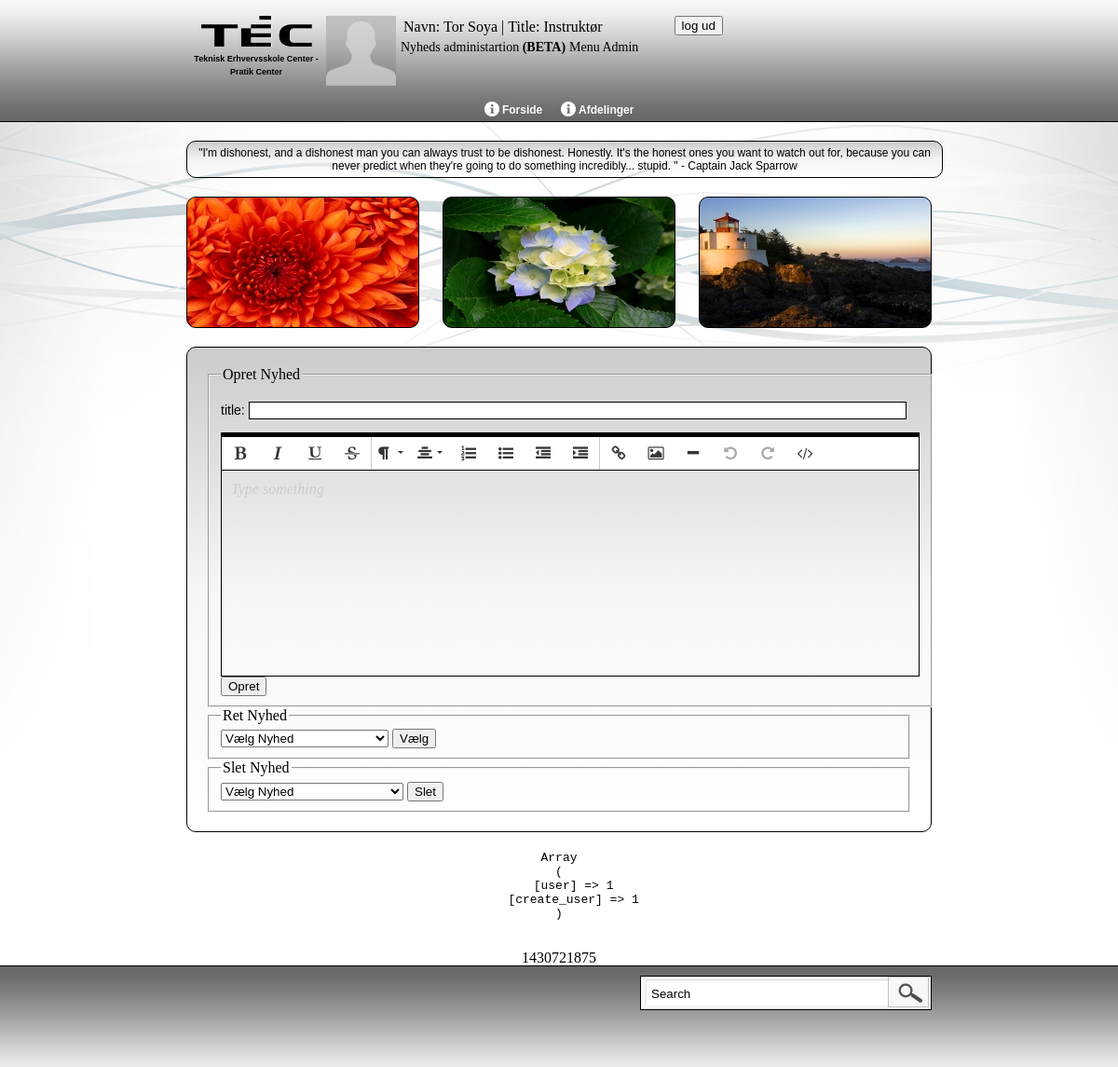
Page /Site/index.php?administration=Nyhed (signed in) on the committed database.
### tables this page shows
CREATE TABLE IF NOT EXISTS `user` (
  `id` int(11) NOT NULL,
  `password` char(128) NOT NULL,
  `fName` varchar(40) DEFAULT NULL,
  `lName` varchar(50) DEFAULT NULL,
  `pic` varchar(255) DEFAULT NULL,
  `email` varchar(35) DEFAULT NULL,
  `phone` int(11) DEFAULT NULL,
  `address` varchar(100) DEFAULT NULL,
  `bDay` date DEFAULT NULL,
  `maincurse` int(11) DEFAULT NULL,
  `edu` int(11) DEFAULT NULL,
  `eduEnd` date DEFAULT NULL
);

CREATE TABLE IF NOT EXISTS `roles` (
  `id` int(11) NOT NULL,
  `name` varchar(45) DEFAULT NULL
);

CREATE TABLE IF NOT EXISTS `main_menu_cat` (
  `id` int(11) NOT NULL,
  `menu_cat_name` varchar(255) NOT NULL,
  `sort_nr` int(11) NOT NULL,
  `icon` text
);

CREATE TABLE IF NOT EXISTS `quotes` (
  `id` int(11) NOT NULL,
  `quote` varchar(255) NOT NULL,
  `date` int(2) NOT NULL
);

CREATE TABLE IF NOT EXISTS `images` (
  `image_id` int(11) NOT NULL,
  `image_navn` varchar(255) NOT NULL,
  `image_small` text NOT NULL,
  `image_big` text NOT NULL,
  `image_date` int(11) NOT NULL,
  `fk_album_id` int(11) NOT NULL
);

### Site/include/administartion/CRUD_nyhed.php (the view, shortened to what this page needs)
<?php if(!isset($_POST['select_event'])) { ?>
<fieldset>
<legend>Opret Nyhed</legend>
<form action="" method="post" enctype="multipart/form-data">
<p>title: <input type="text" name="title" style="min-width:700px; border:#000 solid 1px;" required="required" /></p>
<input type="submit" name="opret_news" value="Opret" />
</form>
</fieldset>
<?php } ?>
<?php if(!isset($_POST['select_event'])) { ?>
	<fieldset>
	<legend>Ret Nyhed</legend>
		<form action="" method="post">
			<select name="agenda"  style="max-width:700px;">
				<option>V&aelig;lg Nyhed</option>
			</select>
			<input type="submit" name="select_event" value="V&aelig;lg" />
		</form>
	</fieldset>
	<?php } else if(isset($_POST['select_event'])) {
	$id = $_POST['agenda'];
	$up_agenda_sql = "SELECT * FROM news WHERE id = '$id'";
	$up_agenda_result = mysqli_query($db_conn,$up_agenda_sql) or die (mysqli_error($db_conn));
	$up_agenda_row = mysqli_fetch_assoc($up_agenda_result);
	?>
    <fieldset>
    <legend>Ret Nyhed</legend>
    <form action="" method="post" enctype="multipart/form-data">
    <p>title: <input type="text" value="<?php echo $up_agenda_row['titel']; ?>" name="ret_title"  style="min-width:700px; border:#000 solid 1px;" required="required"/></p>
    <textarea id="nyhed" name="text"><?php echo $up_agenda_row['txt']; ?></textarea>
    <input type="hidden" value="<?php echo $id ?>" name="id" />
    <input type="submit" name="ret_agenda" value="Ret" />
    </form>
    </fieldset>
    <?php
}
?>
<fieldset>
<legend>Slet Nyhed</legend>
    <form action="" method="post">
        <select name="agenda" style="max-width:700px;">
            <option>V&aelig;lg Nyhed</option>
        </select>
        <input type="submit" name="slet_event" onclick="return confirm('Er du sikker p&aring; at du vil slette?');" value="Slet" />
    </form>
</fieldset>

### Site/include/User_module/logged_in.php (shortened to what this page needs)
<?php
	$user = $_SESSION['user'];
	$user_sql = "Select * From user WHERE id = '$user'";
	$user_result = mysqli_query($db_conn,$user_sql) or die (mysqli_error($db_conn));
	$user_row = mysqli_fetch_assoc($user_result);
	$title_sql = "Select * From userRoles
                    Inner Join roles On roles.id = userRoles.roleId
                    Inner Join user On user.id = userRoles.userId
                    Where user.id = '$user' Order By userRoles.roleId DESC";
	$title_result = mysqli_query($db_conn,$title_sql) or die (mysqli_error($db_conn));
	$user_title = mysqli_fetch_assoc($title_result);
	if ($user_title['name'] == '')
	{
		$title = "Elev";
	}
	else
	{
		$title = $user_title['name'];
	}
?>
<div>
<div class="profile_image" style=" padding-right:5px; float:left;height:75px; width:75px;">
	<img height="75" src="img/profile/<?php echo $user_row['pic']; ?>" />
</div>
<div style="float:left">
<table>
	<tr>
    	<td>Navn:</td>
        <td><?php echo $user_row['fName'].' '.$user_row['lName']; ?> | </td>
    	<td>Title:</td>
        <td><?php echo $title; ?></td>
    </tr>
</table>
</div>
<div style="float:left">
<a href="index.php?administration=Nyhed">Nyheds administartion <strong>(BETA)</strong></a>
    <a href="index.php?administration=menu">Menu Admin</a>
</div>
<form action="" method="post">
<input type="submit" name="logud" value="log ud" />
</form>
</div>

### Site/include/navbox.php (shortened to what this page needs)
<nav>
    <ul>
        <?php
            $nav_sql="SELECT * FROM main_menu_cat" ;
            $nav_result= mysqli_query($db_conn, $nav_sql) or die (mysqli_error($db_conn));
            while ($nav_row= mysqli_fetch_assoc($nav_result))
            {
                $nav_cat_id=$nav_row['id'];
                if($nav_row['icon']==NULL)
                {
                    $nav_image='<img src="img/icons/003w.png" />';
                }
                else
                {
                    $nav_image="<img src='".$nav_row['icon']."' />";
                } ?>
                <li>
                    <?php echo $nav_image.' '; echo $nav_row['menu_cat_name']; ?>
                    <?php
                    $sub_nav_sql = "select * from main_menu_subcat Where fk_menu_cat_id = '$nav_cat_id'";
                    $sub_nav_resut = mysqli_query($db_conn, $sub_nav_sql) or die (mysql_error());
                    while($page_row = mysqli_fetch_assoc($sub_nav_resut))
                    {
                        $sub_cat_id=$page_row['id'];
                        if($page_row['icon']==NULL)
                        {
                            $nav_image='<img src="img/icons/003w.png" />';
                        }
                        else
                        {
                            $nav_image="<img src='".$page_row['icon']."' />";
                        } ?>
                                <?php
                                $sub_nav_sql = "select * from main_menu_subsubcat Where fk_menu_subcat_id = '$sub_cat_id'";
                                $sub_nav_resut = mysqli_query($db_conn, $sub_nav_sql) or die (mysql_error());
                                {?>
                        <?php   }
                    }?>
                </li>
<?php       }?>
    </ul>
</nav>

### Site/include/random_quote.php (shortened to what this page needs)
<div style="max-width:790px;">
<?php
	$month_day = date('j');
	$sql = "SELECT * FROM quotes WHERE date != '0'";
		$result = mysqli_query($db_conn,$sql) or die (mysqli_error($db_conn));
		$row = mysqli_fetch_assoc($result);
		$rows = mysqli_num_rows($result);
		$quote_date = $row['date'];
	if ($rows == '0')
	{
		$sql = "SELECT * FROM quotes ORDER BY RAND() LIMIT 1";
			$result = mysqli_query($db_conn,$sql) or die (mysqli_error($db_conn));
			$row = mysqli_fetch_assoc($result);
			$quote_id = $row['id'];
		echo $row['quote'];
		$sql = "UPDATE quotes SET date = '$month_day' WHERE id = '$quote_id'";
			mysqli_query($db_conn,$sql) or die (mysqli_error($db_conn));
	}
	else
	if ($quote_date == $month_day)
	{
		echo $row['quote'];
	}
?>
</div>

### Site/include/tre_random_pics.php (shortened to what this page needs)
      <?php
      	$counter_2 = 0;
	$random_image_sql = "SELECT * FROM images ORDER BY RAND() LIMIT 3";
	$random_image_result = mysqli_query($db_conn,$random_image_sql) or die (mysqli_error($db_conn));
	while ($random_image_row = mysqli_fetch_assoc($random_image_result))
	{
		if($counter_2 == 0)
		{
			$box_id = 'smalltextboxleft';
		}
		else if($counter_2 == 1)
		{
			$box_id = 'smalltextboxmid';
		}
		else if($counter_2 == 2)
		{
			$box_id = 'smalltextboxright';
		}
		?>
          <div style=" background:url(<?php echo $random_image_row['image_small']; ?>)" id="<?php echo $box_id; ?>"></div>
          <?php
	$counter_2 ++;
	}
?>

### Site/style.css (style rules this page uses)
html, body { background: #fff url(img/bg.png) center top repeat-x; height: 100%; position: relative; margin: 0; padding: 0 }
#smalltextboxleft { height: auto; min-height: 139px; width: 248px; border-radius: 10px; border: 1px solid #000; float: left }
#smalltextboxmid { height: auto; min-height: 139px; width: 248px; border-radius: 10px; border: 1px solid #000; float: left; margin-left: 25px; }
#smalltextboxright { height: auto; min-height: 139px; width: 248px; border-radius: 10px; border: 1px solid #000; float: right; }
img { max-width: 100%; height: auto; width: auto\9; }
a { font-size: 14px; line-height: 19px; text-decoration: none }
a:link { text-decoration: none; color: inherit }
p { font-family: Verdana, Geneva, sans-serif; font-size: 14px; line-height: 19px; text-decoration: none }
html { overflow-y: scroll }

### Site/css/nav-style.css (style rules this page uses)
nav { font-family: Verdana, Geneva, sans-serif; font-size: 12px; line-height: normal; margin: 0px; padding: 0px; white-space: nowrap; text-align: center; font-weight: bold; text-shadow: 1px 1px #666; clear: both; float: left; width: 800px; margin-top: 3px; }
nav ul { margin: 0px; padding: 0px; border: 0px; list-style: none; position: relative; display: inline-table; }
nav ul li { color: #fff; }
nav ul img { width: 16px; height: 16px; vertical-align: text-bottom; }
nav ul:after { content: ""; clear: both; display: block; }
nav ul li { float: left; }
nav ul li { padding: 5px 10px; }

### rows in the picture
user: pic (placeholder picture), fName "Tor", lName "Soya"
roles: name "Instruktør"
main_menu_cat: menu_cat_name "Forside"
main_menu_cat: menu_cat_name "Afdelinger"
quotes: quote "\"I'm dishonest, and a dishonest man you can always trust to be dishonest. Honestly. It's the honest ones you want to watch out for, because you can never predict when they're going to do something incredibly... stupid. \" - Captain Jack Sparrow"
images: image_small (picture)
images: image_small (picture)
images: image_small (picture)
